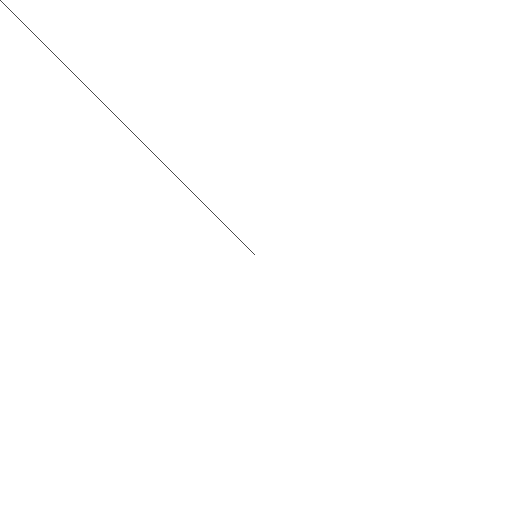
Frame 1 (no input)
Frame 60 (the mouse pressed at the canvas centre just before this capture): identical to frame 1, image omitted
Frame 120 (the mouse held since frame 60 and released just before this capture): blank canvas, image omitted

The Processing sketch that drew this single still picture (run headless with seeded random() and noise(); from frame 60 on, the mouse is pressed at the canvas centre):

// Processing sketch: processing_60441
// ── processing_60441.pde

int w = 255;
int h = 255;
PVector [] karl;

void setup(){
 size(512,512);
smooth(); 
  
  dx=w;
  dy=h;
}
boolean don = true;
float dx;
float dy;
void mousePressed(){
  
 //don = true;
 if (don==true){
  dx=mouseX;
 dy=mouseY; 
 }
don = false; 
}


void mouseReleased(){
  
 don = true; 
}
void draw(){
 background(255);
linex(dx,dy,mouseX,mouseY); 
  
}

PVector mx(float Ax,float Bx,float C,float D){
 
  float A = abs(Ax-C);
  float B = abs(Bx-D);
  float retval2;
  retval2 = max(A,B);
 
  PVector retval = new PVector(A/retval2,B/retval2,retval2);
 
  return retval;
 
}


void linex(float A,float B,float C,float D){
  
  PVector q = mx(A,B,C,D);
  int  aa  = int(q.z);
    float bb=0;
    float cc = 0;
      for (int i = 0;i<aa;i+=1){
      bb+=q.x;
      cc+=q.y;
      float lx1 = A+bb;
      String k = where(A,B,C,D);
     if(k=="C")  point(lx1,B-cc);
      if(k=="A")  point(lx1,B+cc);
      if(k=="B")  point(A-bb,B+cc);
       if(k=="D")  point(A-bb,B-cc);


      }
  
}


String where (float A,float B, float C,float D){
  String retval = "";
   
  if(A<=C && B <=D)retval = "A";
  if(A>C && B<D)retval = "B";
  if(A<C && B>D)retval = "C";
  if(A>=C & B>=D)retval = "D";
   
   
   
 return retval;
}
